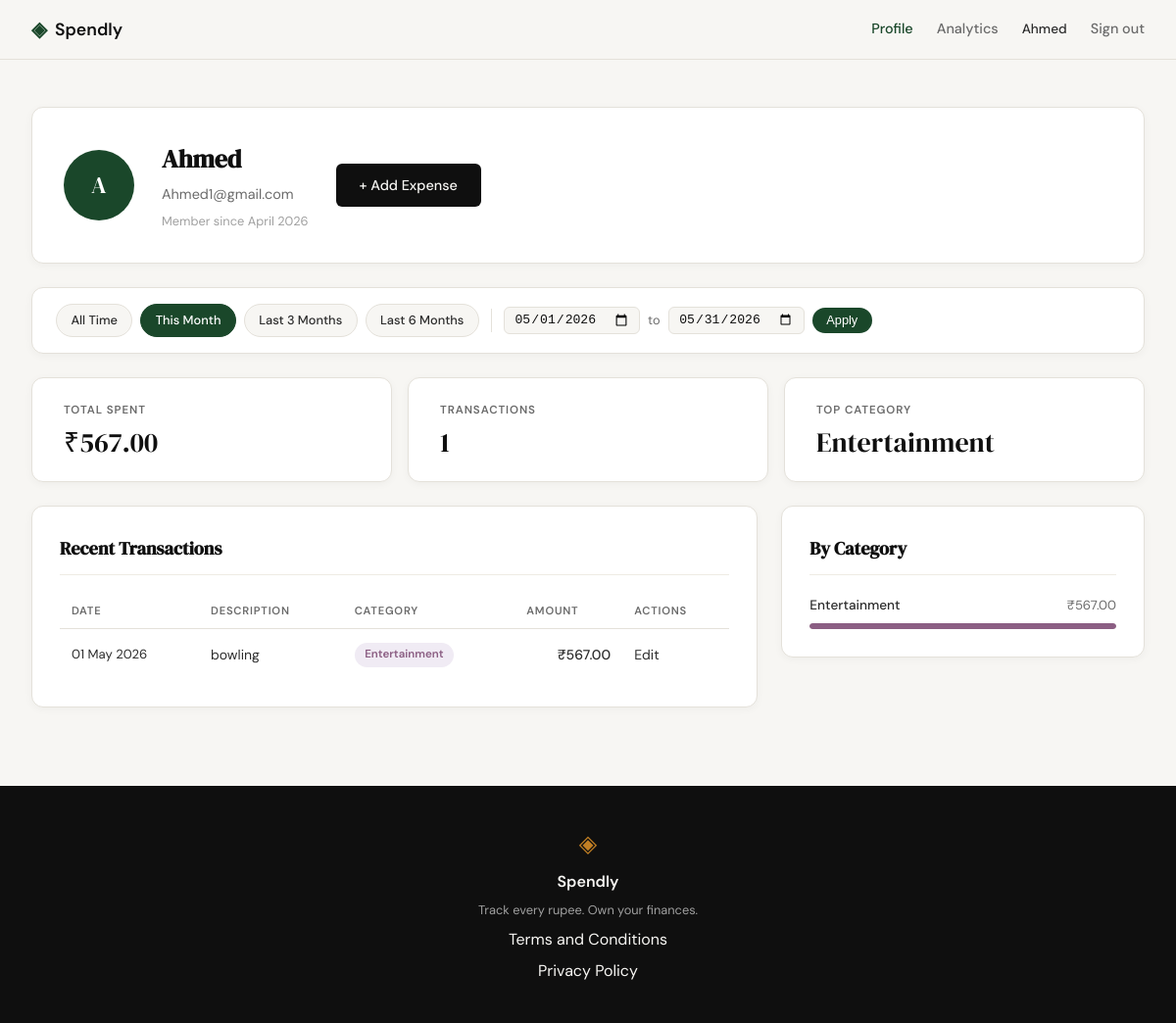
Page /profile?date_from=2026-05-01&date_to=2026-05-31 (signed in) on the earlier database version.
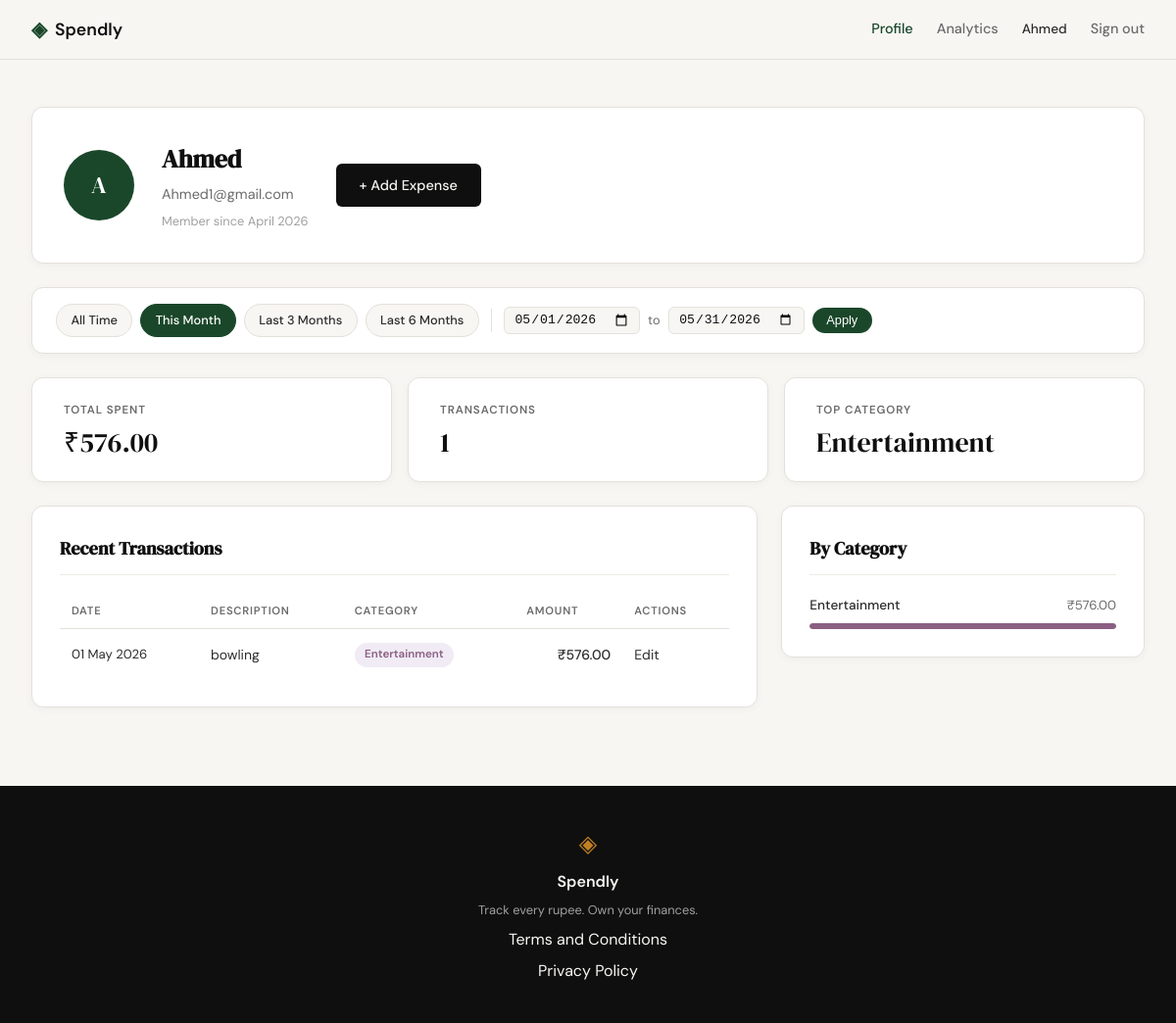
Same page on the later database version.
### tables this page shows
CREATE TABLE users (
            id INTEGER PRIMARY KEY AUTOINCREMENT,
            name TEXT NOT NULL,
            email TEXT UNIQUE NOT NULL,
            password_hash TEXT NOT NULL,
            created_at TEXT DEFAULT (datetime('now')));

CREATE TABLE expenses (
            id INTEGER PRIMARY KEY AUTOINCREMENT,
            user_id INTEGER NOT NULL REFERENCES users(id),
            amount REAL NOT NULL,
            category TEXT NOT NULL,
            date TEXT NOT NULL,
            description TEXT,
            created_at TEXT DEFAULT (datetime('now')));

### app.py (the view)
@app.route("/profile")
def profile():
    if not session.get("user_id"):
        return redirect(url_for("login"))
    uid = session["user_id"]
    today = date.today()
    date_from = _parse_date(request.args.get("date_from"))
    date_to = _parse_date(request.args.get("date_to"))
    if date_from and date_to and date_from > date_to:
        flash("Start date must be before end date.", "error")
        date_from = date_to = None
    today_str = today.isoformat()
    this_month_from = today.replace(day=1).isoformat()
    this_month_to = today.replace(
        day=calendar.monthrange(today.year, today.month)[1]
    ).isoformat()
    presets = {
        "this_month": {"date_from": this_month_from, "date_to": this_month_to},
        "last_3": {"date_from": _months_ago(today, 3), "date_to": today_str},
        "last_6": {"date_from": _months_ago(today, 6), "date_to": today_str},
    }
    return render_template(
        "profile.html",
        user=get_user_by_id(uid),
        stats=get_summary_stats(uid, date_from, date_to),
        expenses=get_recent_transactions(uid, date_from=date_from, date_to=date_to),
        categories=get_category_breakdown(uid, date_from, date_to),
        date_from=date_from,
        date_to=date_to,
        presets=presets,
    )

### app.py (called while the page is built)
def _parse_date(val):
    try:
        datetime.strptime(val, "%Y-%m-%d")
        return val
    except (ValueError, TypeError):
        return None

def _months_ago(today, n):
    m, y = today.month - n, today.year
    while m <= 0:
        m += 12
        y -= 1
    return date(y, m, 1).isoformat()

### database/db.py (called while the page is built)
def get_db():
    conn = sqlite3.connect(DB_PATH)
    conn.row_factory = sqlite3.Row
    conn.execute("PRAGMA foreign_keys = ON")
    return conn

### database/queries.py (called while the page is built)
def _build_date_filter(date_from, date_to):
    if date_from and date_to:
        return "AND date BETWEEN ? AND ?", [date_from, date_to]
    return "", []

def get_user_by_id(user_id):
    conn = get_db()
    row = conn.execute(
        "SELECT id, name, email, created_at FROM users WHERE id = ?",
        (user_id,),
    ).fetchone()
    conn.close()
    if row is None:
        return None
    name = row["name"]
    initials = "".join(w[0].upper() for w in name.split() if w)
    member_since = datetime.strptime(row["created_at"], "%Y-%m-%d %H:%M:%S").strftime(
        "%B %Y"
    )
    return {
        "name": name,
        "email": row["email"],
        "initials": initials,
        "member_since": member_since,
    }

def get_recent_transactions(user_id, limit=10, date_from=None, date_to=None):
    date_clause, date_params = _build_date_filter(date_from, date_to)
    params = [user_id] + date_params + [limit]
    conn = get_db()
    rows = conn.execute(
        "SELECT id, date, description, category, amount "
        "FROM expenses "
        "WHERE user_id = ? " + date_clause + " ORDER BY date DESC, id DESC "
        "LIMIT ?",
        params,
    ).fetchall()
    conn.close()
    return [
        {
            "id": row["id"],
            "date": datetime.strptime(row["date"], "%Y-%m-%d").strftime("%d %b %Y"),
            "description": row["description"],
            "category": row["category"],
            "amount": "{:,.2f}".format(row["amount"]),
        }
        for row in rows
    ]

### templates/profile.html (shortened to what this page needs)
{% extends "base.html" %}
{% block head %}
<link rel="stylesheet" href="{{ url_for('static', filename='css/profile.css') }}">
{% endblock %}
{% block content %}
<div class="profile-page">
    <div class="profile-inner">
        <div class="profile-header-card">
            <div class="profile-avatar">{{ user.initials }}</div>
            <div class="profile-info">
                <h1 class="profile-name">{{ user.name }}</h1>
                <p class="profile-email">{{ user.email }}</p>
                <p class="profile-since">Member since {{ user.member_since }}</p>
            </div>
            <a href="{{ url_for('add_expense') }}" class="btn-primary profile-add-btn">+ Add Expense</a>
        </div>
        <div class="filter-bar">
            <div class="filter-presets">
                <a href="{{ url_for('profile') }}"
                   class="filter-preset-btn{% if not date_from and not date_to %} filter-preset-btn--active{% endif %}">
                    All Time
                </a>
                <a href="{{ url_for('profile', date_from=presets.this_month.date_from, date_to=presets.this_month.date_to) }}"
                   class="filter-preset-btn{% if date_from == presets.this_month.date_from and date_to == presets.this_month.date_to %} filter-preset-btn--active{% endif %}">
                    This Month
                </a>
                <a href="{{ url_for('profile', date_from=presets.last_3.date_from, date_to=presets.last_3.date_to) }}"
                   class="filter-preset-btn{% if date_from == presets.last_3.date_from and date_to == presets.last_3.date_to %} filter-preset-btn--active{% endif %}">
                    Last 3 Months
                </a>
                <a href="{{ url_for('profile', date_from=presets.last_6.date_from, date_to=presets.last_6.date_to) }}"
                   class="filter-preset-btn{% if date_from == presets.last_6.date_from and date_to == presets.last_6.date_to %} filter-preset-btn--active{% endif %}">
                    Last 6 Months
                </a>
            </div>
            <form class="filter-form" method="GET" action="{{ url_for('profile') }}">
                <input type="date" name="date_from" class="filter-date-input"
                       value="{{ date_from or '' }}">
                <span class="filter-to-label">to</span>
                <input type="date" name="date_to" class="filter-date-input"
                       value="{{ date_to or '' }}">
                <button type="submit" class="filter-apply-btn">Apply</button>
            </form>
        </div>
        <div class="profile-stats">
            <div class="stat-card">
                <span class="stat-label">Total Spent</span>
                <span class="stat-value">₹{{ stats.total }}</span>
            </div>
            <div class="stat-card">
                <span class="stat-label">Transactions</span>
                <span class="stat-value">{{ stats.count }}</span>
            </div>
            <div class="stat-card">
                <span class="stat-label">Top Category</span>
                <span class="stat-value">{{ stats.top_category }}</span>
            </div>
        </div>
        <div class="profile-grid">
            <div class="profile-section">
                <div class="section-title-row">
                    <h2 class="section-title">Recent Transactions</h2>
                </div>
                <div class="tx-table-wrapper">
                    <table class="tx-table">
                        <thead>
                            <tr>
                                <th>Date</th>
                                <th>Description</th>
                                <th>Category</th>
                                <th class="tx-amount-col">Amount</th>
                                <th>Actions</th>
                            </tr>
                        </thead>
                        <tbody>
                            {% for tx in expenses %}
                            <tr>
                                <td class="tx-date">{{ tx.date }}</td>
                                <td class="tx-desc">{{ tx.description }}</td>
                                <td>
                                    <span class="cat-badge cat-badge--{{ tx.category | lower }}">
                                        {{ tx.category }}
                                    </span>
                                </td>
                                <td class="tx-amount">₹{{ tx.amount }}</td>
                                <td class="tx-actions">
                                    <a href="{{ url_for('edit_expense', id=tx.id) }}" class="tx-edit-link">Edit</a>
                                </td>
                            </tr>
                            {% endfor %}
                        </tbody>
                    </table>
                </div>
            </div>
            <div class="profile-section">
                <h2 class="section-title">By Category</h2>
                <div class="category-list">
                    {% for cat in categories %}
                    <div class="cat-row">
                        <div class="cat-row-header">
                            <span class="cat-row-name">{{ cat.name }}</span>
                            <span class="cat-row-amount">₹{{ cat.amount }}</span>
                        </div>
                        <div class="cat-bar-track">
                            <div class="cat-bar cat-bar--{{ cat.name | lower }}"
                                 style="width: {{ cat.percent }}%"></div>
                        </div>
                    </div>
                    {% endfor %}
                </div>
            </div>
        </div>
    </div>
</div>
{% endblock %}

### templates/base.html (shortened to what this page needs)
<!DOCTYPE html>
<html lang="en">
<head>
    <link rel="stylesheet" href="{{ url_for('static', filename='css/style.css') }}">
    {% block head %}{% endblock %}
</head>
<body>
    <nav class="navbar">
        <div class="nav-inner">
            <a href="{{ url_for('landing') }}" class="nav-brand">
                <span class="brand-icon">◈</span>
                <span class="brand-name">Spendly</span>
            </a>
            <div class="nav-links">
                {% if session.user_id %}
                <a href="{{ url_for('profile') }}" class="{% if request.endpoint == 'profile' %}nav-link-active{% endif %}">Profile</a>
                <a href="{{ url_for('analytics') }}" class="{% if request.endpoint == 'analytics' %}nav-link-active{% endif %}">Analytics</a>
                <span class="nav-username">{{ session.user_name }}</span>
                <a href="{{ url_for('logout') }}">Sign out</a>
                {% else %}
                <a href="{{ url_for('login') }}">Sign in</a>
                <a href="{{ url_for('register') }}" class="nav-cta">Get started</a>
                {% endif %}
            </div>
        </div>
    </nav>
    <main class="main-content">
        {% block content %}{% endblock %}
    </main>
    <footer class="footer">
        <div class="footer-inner">
            <span class="brand-icon">◈</span>
            <span class="footer-name">Spendly</span>
            <p class="footer-copy">Track every rupee. Own your finances.</p>
            <a href="/terms">Terms and Conditions</a>
            <a href="/privacy">Privacy Policy</a>
        </div>
    </footer>
</body>
</html>

### static/css/style.css (style rules this page uses)
:root { --ink: #0f0f0f; --ink-soft: #2d2d2d; --ink-muted: #6b6b6b; --ink-faint: #a0a0a0; --paper: #f7f6f3; --paper-warm: #f0ede6; --paper-card: #ffffff; --accent: #1a472a; --accent-light: #e8f0eb; --accent-2: #c17f24; --accent-2-light: #fdf3e3; --danger: #c0392b; --danger-light: #fdecea; --border: #e4e1da; --border-soft: #eeebe4; --font-display: 'DM Serif Display', Georgia, serif; --font-body: 'DM Sans', system-ui, sans-serif; --max-width: 1200px; --auth-width: 440px; --radius-sm: 6px; --radius-md: 12px; --radius-lg: 20px; }
*, *::before, *::after { box-sizing: border-box; margin: 0; padding: 0; }
html { font-size: 16px; scroll-behavior: smooth; }
body { background: var(--paper); color: var(--ink); font-family: var(--font-body); font-size: 1rem; line-height: 1.6; -webkit-font-smoothing: antialiased; }
a { color: inherit; text-decoration: none; }
.navbar { position: sticky; top: 0; z-index: 100; background: var(--paper); border-bottom: 1px solid var(--border); padding: 0 2rem; }
.nav-inner { max-width: var(--max-width); margin: 0 auto; height: 60px; display: flex; align-items: center; justify-content: space-between; }
.nav-brand { display: flex; align-items: center; gap: 0.5rem; font-family: var(--font-body); font-weight: 600; font-size: 1.1rem; color: var(--ink); }
.brand-icon { color: var(--accent); font-size: 1.3rem; }
.brand-name { color: var(--ink); }
.nav-links { display: flex; align-items: center; gap: 1.5rem; font-size: 0.9rem; font-weight: 500; }
.nav-links a { color: var(--ink-muted); transition: color 0.2s; }
.nav-link-active { color: var(--accent) !important; font-weight: 500; }
.main-content { min-height: calc(100vh - 60px - 100px); }
.btn-primary { display: inline-block; background: var(--ink); color: var(--paper); padding: 0.65rem 1.5rem; border-radius: var(--radius-sm); font-family: var(--font-body); font-size: 0.9rem; font-weight: 500; cursor: pointer; border: none; transition: background 0.2s; text-decoration: none; }
.footer { background: var(--ink); color: var(--paper); padding: 2.5rem 2rem; text-align: center; }
.footer-inner { display: flex; flex-direction: column; align-items: center; gap: 0.4rem; }
.footer .brand-icon { color: var(--accent-2); font-size: 1.5rem; }
.footer-name { font-weight: 600; font-size: 1rem; }
.footer-copy { font-size: 0.8rem; color: var(--ink-faint); }

Differences in the rows shown:
changed expenses "bowling": amount "567.00" → "576.00"
Other differences:
{{ stats.total }}: "567.00" → "576.00"
